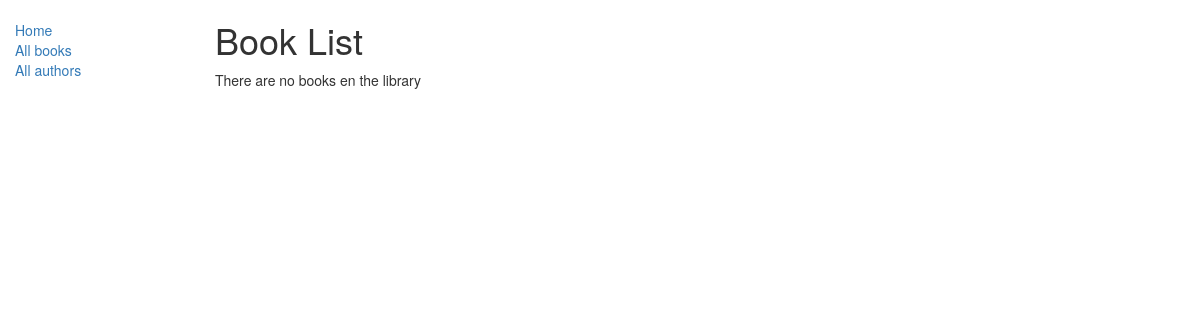
Page /catalog/books/ on the earlier database version.
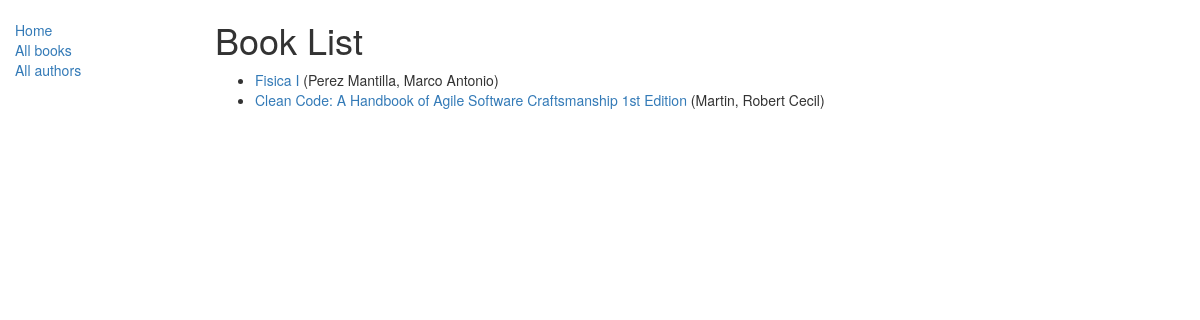
Same page on the later database version.
### catalog/models.py (models this page shows, shortened)
class Book(models.Model):
    title = models.CharField(max_length=200)
    author = models.ForeignKey('Author', on_delete=models.SET_NULL, null=True)
    summary = models.TextField(max_length=1000, help_text="Ingrese una breve descripción del libro")
    isbn = models.CharField('ISBN', max_length=13, help_text='13 Caracteres <a href="https://www.isbn-international.org/content/wht-isbn">ISBN number</a>')
    genre = models.ManyToManyField(Genre, help_text="Seleccione un genero para este libro")
    language = models.ForeignKey(Language, help_text="Seleccione un idioma para este libro", on_delete=models.SET_NULL, null=True)
    def get_absolute_url(self):
        return reverse('book-detail', args=[str(self.id)])
    def display_genre(self):
        return ', '.join([genre.name for genre in self.genre.all()[:3]])
    display_genre.short_description = 'Genre'

class Author(models.Model):
    first_name = models.CharField(max_length=100)
    last_name = models.CharField(max_length=100)
    date_of_birth = models.DateField(null=True, blank=True)
    date_of_death = models.DateField('Died', null=True, blank=True)
    def __str__(self):
        return f'{self.last_name}, {self.first_name}'

### catalog/views.py (the view)
class BookListView(generic.ListView):
    model = Book
    paginate_by = 10

### catalog/templates/catalog/book_list.html
{% extends "base_generic.html" %}
{% block content %}
  <h1>Book List</h1>
  {% if book_list %}
  <ul>
    {% for book in book_list %}
    <li>
      <a href="{{ book.get_absolute_url }}">{{ book.title }}</a> ({{ book.author }})
    </li>
    {% endfor %}
  </ul>
  {% else %}
    <p>There are no books en the library</p>
  {% endif %}
{% endblock %}

Differences in the rows shown:
added Book: title "Fisica I", author "Perez Mantilla, Marco Antonio"
added Book: title "Clean Code: A Handbook of Agile Software Craftsmanship 1st Edition", author "Martin, Robert Cecil"
Other differences:
text no longer shown: "There are no books en the library"
